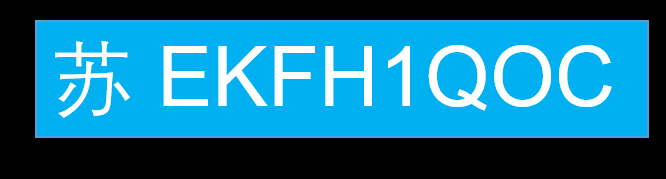
%> input picture Project-5/Lab 5/car_license_plate.png, 666 x 179 px
$ octave Task2_1_savebinary.m   (GNU Octave 9; MATLAB toolbox functions it lacks are replaced by stand-ins)
%> lines starting %> are read from the running program, lines starting %| are printed output that depends on the picture; in (x1, y1, x2, y2) boxes, pixels count from 0 and x2, y2 are one past the last pixel; in counts of white or black regions, pixels touching at a corner belong together; the program's own positions count from 1
a=imread('car_license_plate.png');%read the original car license
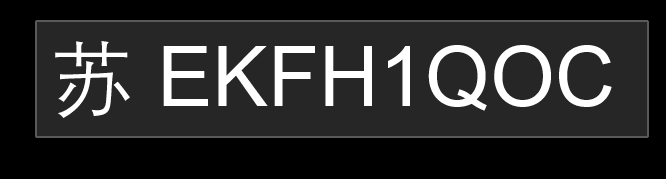
%> a: size 179x666 uint8; min 0, max 20, mean 3.37; drawn with min black and max white
b=imread('alphanumeric_templates.png');%read the template
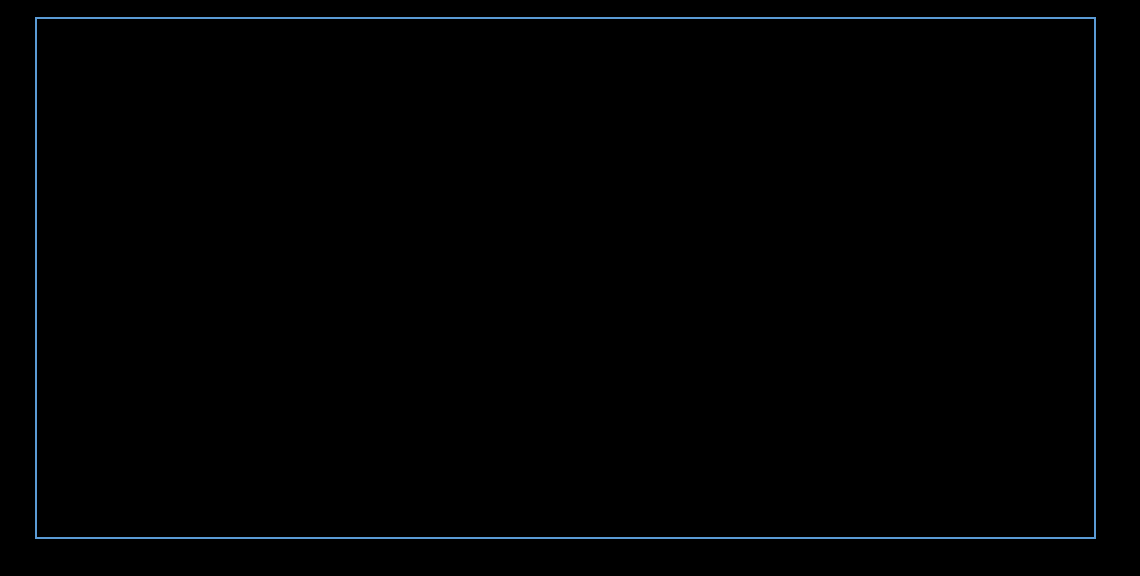
%> input picture Project-5/Lab 5/alphanumeric_templates.png, 1140 x 576 px
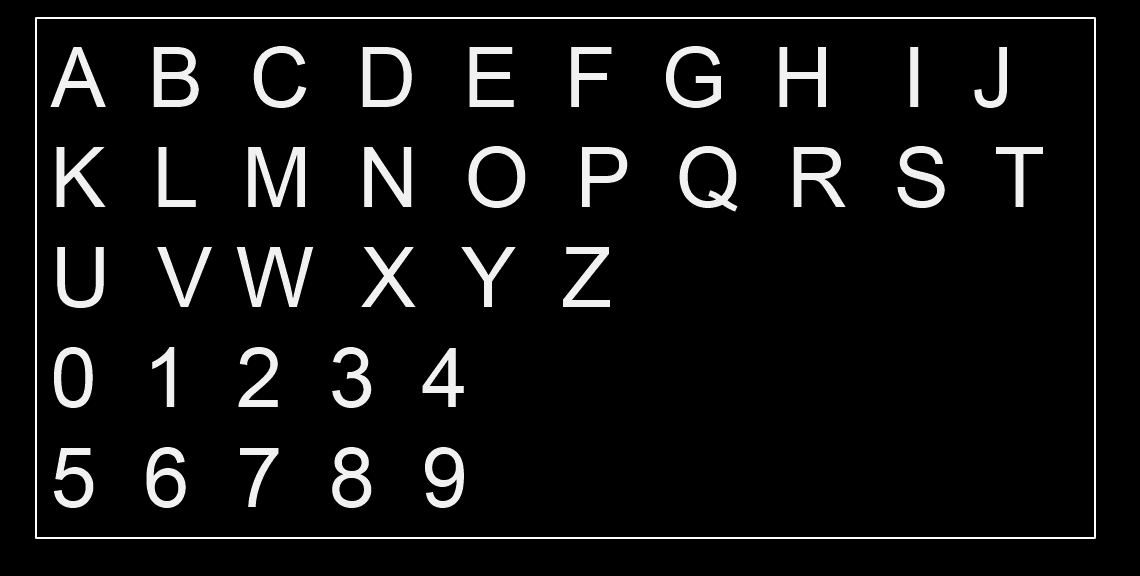
%> b: size 576x1140 uint8; min 0, max 19, mean 1.23; drawn with min black and max white
%obtain the threshold value of two images
x1=graythresh(a);
%> x1 = 0.0392
x2=graythresh(b);
%> x2 = 0.0314
%change the RGB image into binary image
a_bin=im2bw(a,x1);
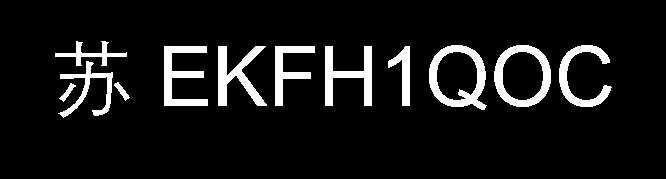
%> a_bin: size 179x666 logical; 8.7% white; 12 white regions, largest, box (x1, y1, x2, y2) and area: (429, 45, 487, 110) 1421, (494, 45, 551, 107) 1285, (218, 46, 267, 106) 1212
b_bin=im2bw(b,x2);
%> b_bin: size 576x1140 logical; 6.7% white; 37 white regions, largest, box (x1, y1, x2, y2) and area: (35, 17, 1096, 539) 6316, (248, 147, 305, 207) 1706, (237, 247, 313, 307) 1591
%display the image
figure,imshow(a_bin);
figure,imshow(b_bin);
%write the image into computer
imwrite(a_bin,'Car_2bw.png');
imwrite(b_bin,'Al_2bw.png');
